Frame 1 (no input): blank canvas, image omitted
Frame 60 (the mouse pressed at the canvas centre just before this capture): blank canvas, image omitted
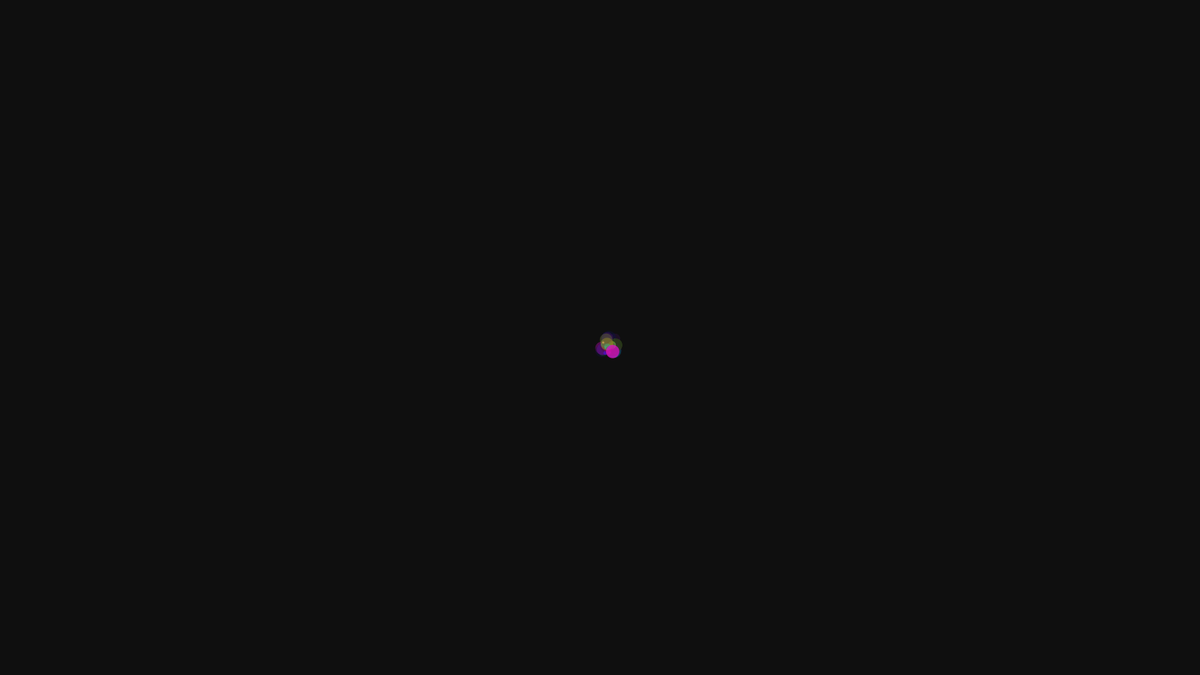
Frame 120 (the mouse held since frame 60 and released just before this capture)

The Processing sketch whose frames 1 and 60 were blank and that drew this single picture after the mouse press (run headless with seeded random() and noise(); from frame 60 on, the mouse is pressed at the canvas centre):

// Processing sketch: processing_2299
// ── processing_2299.pde

int numDots = 100000;
MovingDots[]dots = new MovingDots[numDots];
int currentDot= 0;
float dragX;
float dragY;

void setup(){
  size (1600,900);
  smooth();
 
  frameRate(25);
  for (int i = 0; i< numDots; i++){
    dots[i] = new MovingDots();
    noStroke();
  }
}

void draw(){
  
    fill(0, 8);
  rect(0,0,1600,900);
 
  for (int i = 0; i< currentDot; i++){
    dots[i].display();
  }
}

void mousePressed(){

  if(currentDot< numDots-1){
    currentDot++;
  }
}

class MovingDots{
  
  float y;
 float x;
  
 
 



void display(){
 x= random (width);
 y= random (height);
  if (mousePressed == true){
    x = mouseX + random(22) ;
    y = mouseY + random(22) ;
  }
 
  float radius = random(20);
  fill(random(255),random(255),random(255),random(255));
  ellipse(x, y,radius,radius);
 

  
}
}
